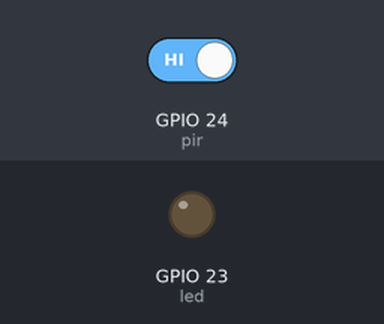
The program below on a simulated Raspberry Pi (BCM pin numbers). On the bench: output pins drawn as LEDs (lit = HIGH). The test bench sets the inputs (shaded band); at power-on: GPIO 24 (pir) HIGH.

Above: at 1.2 s.
1.3 s: GPIO 24 (pir) driven LOW
At 2.0 s:
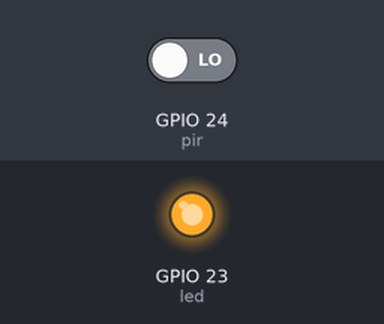
2.8 s: GPIO 24 (pir) driven HIGH
At 3.1 s:
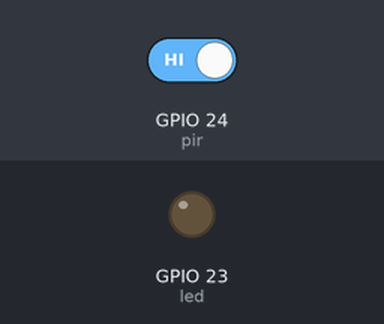
Timing chart, 0 to 5.8 s (numbered marks = the images above; inputs shaded):
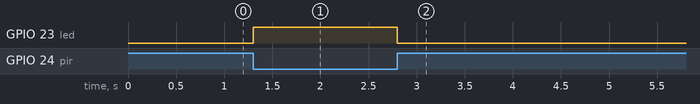

The program:

pir.py
```python
import RPi.GPIO as GPIO
import time


GPIO.setmode(GPIO.BCM)
pir = 24
led = 23
GPIO.setup(pir, GPIO.IN)
GPIO.setup(led, GPIO.OUT)

def loop():
    cnt = 0
    while True:
        cur_stat = GPIO.input(pir)
        if cur_stat == GPIO.LOW:
            cnt += 1
            detected()
        else:
            undetected()


def detected():
    GPIO.output(led, 1)


def undetected():
    GPIO.output(led, 0)


try:
    loop()
except KeyboardInterrupt:
    pass
finally:
    GPIO.cleanup()
```

Measured:
- after the input at 1.3 s, GPIO 23 (led): LOW → HIGH at once
- after the input at 2.8 s, GPIO 23 (led): HIGH → LOW at once
